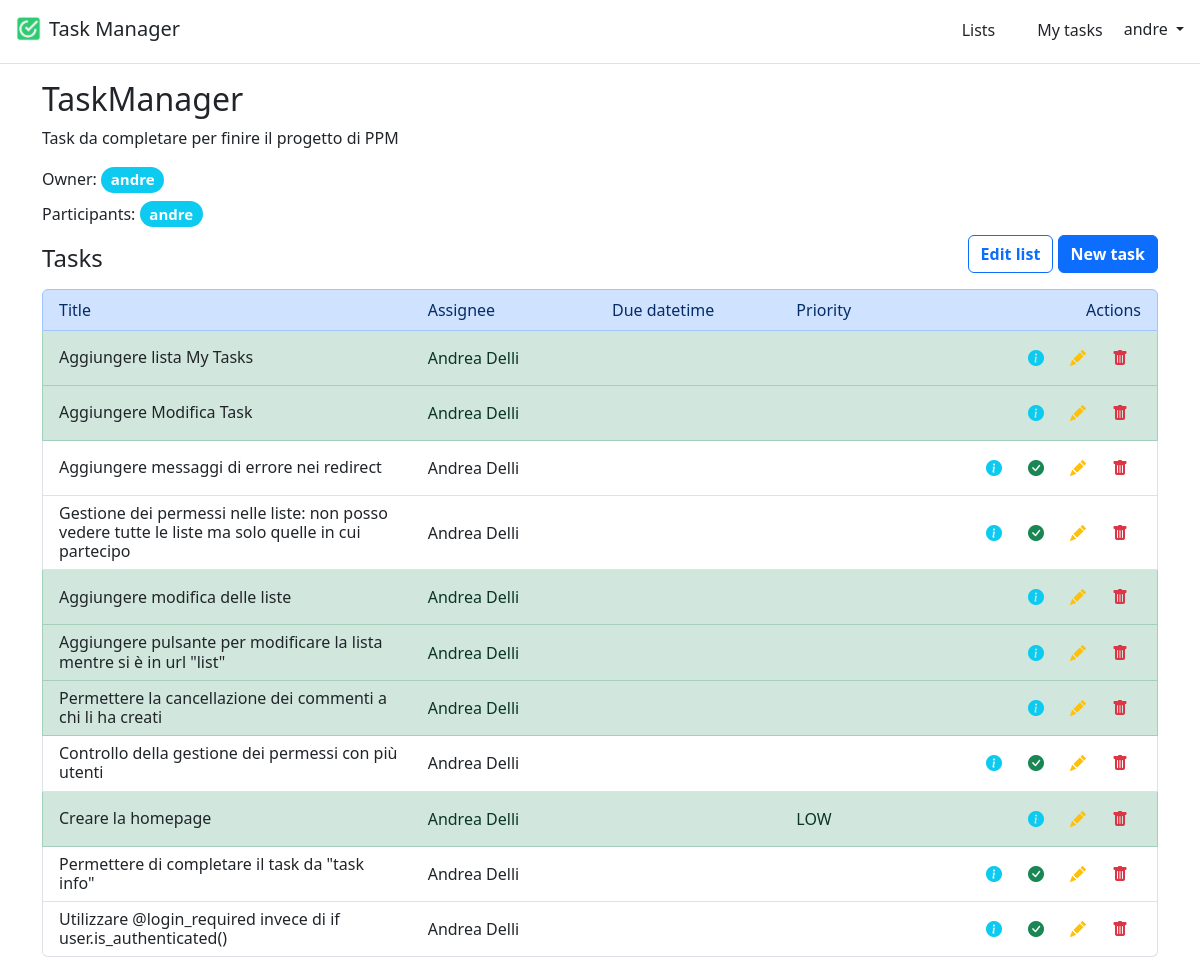
Before: /lists/2 (signed in) with the older database file.
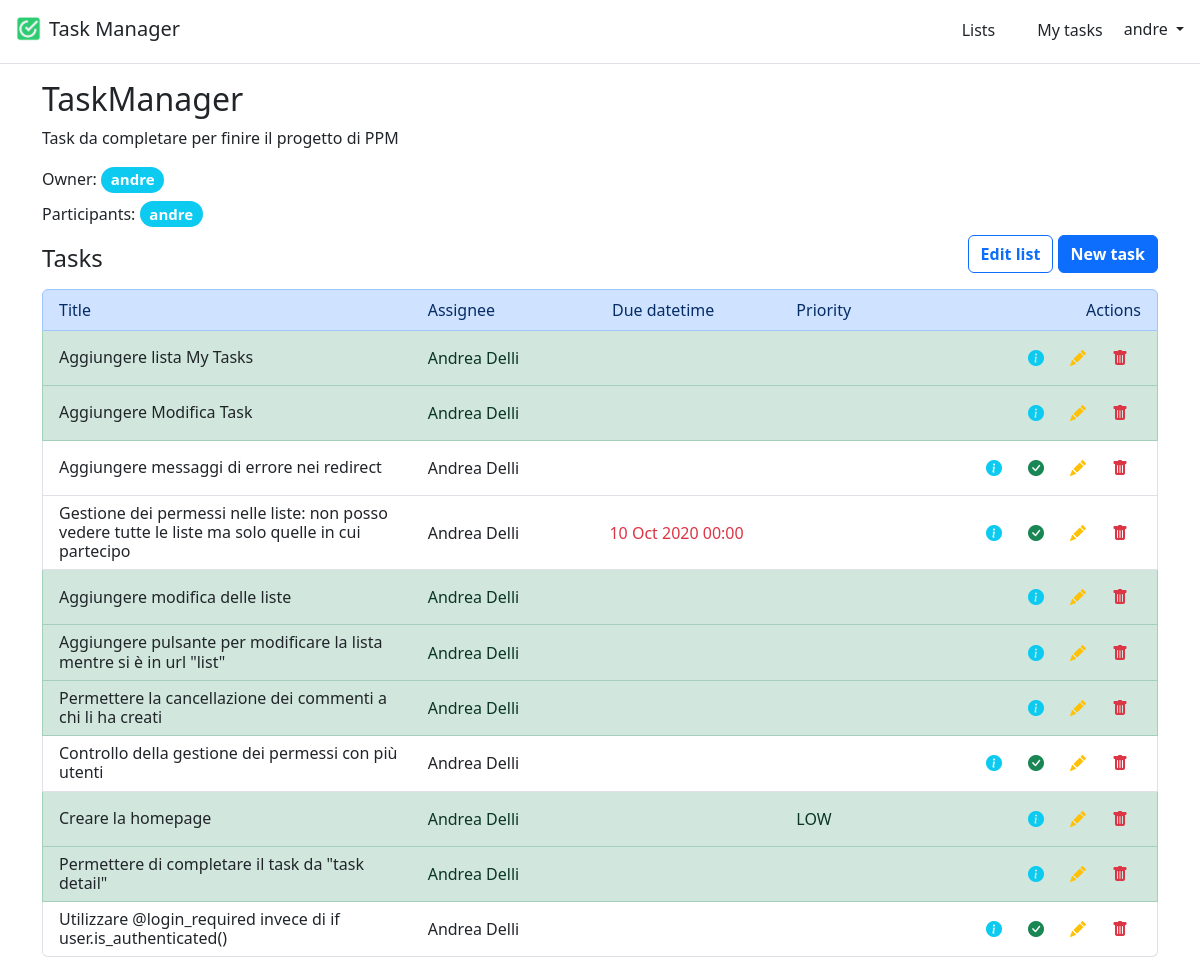
After: the same page with the newer database file.
### lists/models.py (models this page shows, shortened)
class Task(models.Model):
    class Priority(models.TextChoices):
        LOW = "LOW", "Low"
        MEDIUM = "MEDIUM", "Medium"
        HIGH = "HIGH", "High"
    id = models.AutoField(primary_key=True)
    title = models.CharField(max_length=255)
    description = models.TextField(null=True, blank=True)
    completed = models.BooleanField(default=False)
    due_datetime = models.DateTimeField(null=True, blank=True)
    assigned_to = models.ForeignKey(User, on_delete=models.CASCADE, related_name="assigned_to")
    created_by = models.ForeignKey(User, on_delete=models.CASCADE, related_name="created_by")
    attachment = models.FileField(null=True, blank=True)
    priority = models.CharField(choices=Priority.choices, max_length=6, null=True, blank=True, default=None)
    task_list = models.ForeignKey(TaskList, on_delete=models.CASCADE, related_name="task_list")

### lists/views.py (the view)
# urls.py: path('<int:id>', views.TaskListView.as_view(), name="list"),
class TaskListView(LoginRequiredMixin, ListView):
    template_name = "lists/task_list.html"
    def get(self, request, *args, **kwargs):
        task_list = TaskList.objects.get(id=self.kwargs["id"])
        if request.user not in task_list.participants.all():
            return redirect("lists")
        return super().get(request, *args, **kwargs)
    def get_context_data(self, **kwargs):
        context = super().get_context_data(**kwargs)
        context['task_list'] = TaskList.objects.get(id=self.kwargs["id"])
        return context
    def get_queryset(self):
        return Task.objects.filter(task_list=self.kwargs["id"])

### lists/templatetags/custom_filters.py (called while the page is built)
@register.filter(expects_localtime=True)
def is_expired(value):
    if value is None:
        return False
    try:
        return value < timezone.now()
    except AttributeError:
        return False

### templates/lists/task_list.html
{% extends "base.html" %}
{% load custom_filters %}
{% block content %}
    <h2>{{ task_list.title }}</h2>
    <p>{{ task_list.description }}</p>
    <div>Owner: <h5 class="d-inline-block"><span class="badge rounded-pill bg-info">{{ task_list.owner }}</span></h5>
    </div>
    <div>Participants:
        {% for user in task_list.participants.all %}
            <h5 class="d-inline-block"><span class="badge rounded-pill bg-info">{{ user }}</span></h5>
        {% endfor %}
    </div>
    <div class="row d-flex align-items-end">
        <h4 class="col m-0">Tasks</h4>
        <div class="col">
            <span class="float-end">
                <a href="{% url 'list_edit' task_list.id %}" class="link-dark text-decoration-none">
                    <button class="btn btn-outline-primary fw-bold">Edit list</button>
                </a>
                <a href="{% url 'task_new' task_list.id %}" class="link-dark text-decoration-none">
                    <button class="btn btn-primary fw-bold">New task</button>
                </a>
            </span>
        </div>
    </div>
    <ul class="list-group my-3">
        <li class="list-group-item list-group-item-primary">
            <div class="row">
                <div class="col col-4">Title</div>
                <div class="col">Assignee</div>
                <div class="col">Due datetime</div>
                <div class="col">Priority</div>
                <div class="col d-flex justify-content-end">Actions</div>
            </div>
        </li>
        {% for task in task_list.tasks.all %}
            <li class="list-group-item {% if task.completed %}list-group-item-success{% endif %}">
                <div class="row align-items-center">
                    <div class="col col-4">
                        <a href="{% url 'task' task_list.id task.id %}" class="link-dark text-decoration-none">
                            <h6 class="mb-0">{{ task.title }}</h6>
                        </a>
                    </div>
                    <div class="col">{{ task.assigned_to.first_name }} {{ task.assigned_to.last_name }}</div>
                    <div class="col {% if task.due_datetime|is_expired and not task.completed %}text-danger{% endif %}">
                        {{ task.due_datetime | date:"d M Y H:i" }}
                    </div>
                    <div class="col">{{ task.priority | default_if_none:"" }}</div>
                    <div class="col d-flex justify-content-end">
                        <a href="{% url 'task' task_list.id task.id %}">
                            <button class="btn text-info"><i class="bi-info-circle-fill"></i></button>
                        </a>
                        {% if not task.completed %}
                            <a href="{% url 'task_complete' task_list.id task.id %}">
                                <button class="btn text-success"><i class="bi-check-circle-fill"></i></button>
                            </a>
                        {% endif %}
                        <a href="{% url 'task_edit' task_list.id task.id %}">
                            <button class="btn text-warning"><i class="bi-pencil-fill"></i></button>
                        </a>
                        <a href="{% url 'task_delete' task_list.id task.id %}">
                            <button class="btn text-danger"><i class="bi-trash-fill"></i></button>
                        </a>
                    </div>
                </div>
            </li>
        {% empty %}
            <li class="list-group-item">
                <h5 class="m-0">No tasks in this list.</h5>
            </li>
        {% endfor %}
    </ul>
{% endblock %}

Changed rows visible on the page:
changed Task: due_datetime (not shown) → "10 Oct 2020 00:00"
changed Task: completed False → True (drawn); title "Permettere di completare il task da \"task info\"" → "Permettere di completare il task da \"task detail\""
